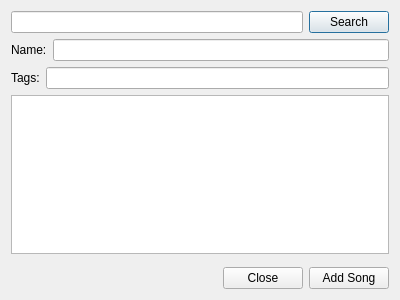
<?xml version="1.0" encoding="UTF-8"?>
<ui version="4.0">
 <class>AddSongWidget</class>
 <widget class="QDialog" name="AddSongWidget">
  <property name="geometry">
   <rect>
    <x>0</x>
    <y>0</y>
    <width>400</width>
    <height>300</height>
   </rect>
  </property>
  <property name="windowTitle">
   <string>Add Song</string>
  </property>
  <layout class="QVBoxLayout" name="verticalLayout">
   <item>
    <layout class="QHBoxLayout" name="horizontalLayout">
     <item>
      <widget class="QLineEdit" name="fileInput"/>
     </item>
     <item>
      <widget class="QPushButton" name="searchBtn">
       <property name="text">
        <string>Search</string>
       </property>
      </widget>
     </item>
    </layout>
   </item>
   <item>
    <layout class="QHBoxLayout" name="horizontalLayout_3">
     <property name="topMargin">
      <number>0</number>
     </property>
     <item>
      <widget class="QLabel" name="label">
       <property name="text">
        <string>Name:</string>
       </property>
      </widget>
     </item>
     <item>
      <widget class="QLineEdit" name="songName"/>
     </item>
    </layout>
   </item>
   <item>
    <layout class="QHBoxLayout" name="horizontalLayout_4">
     <property name="topMargin">
      <number>0</number>
     </property>
     <item>
      <widget class="QLabel" name="label_2">
       <property name="text">
        <string>Tags:</string>
       </property>
      </widget>
     </item>
     <item>
      <widget class="QLineEdit" name="tagInput"/>
     </item>
    </layout>
   </item>
   <item>
    <widget class="QTextEdit" name="tagBox"/>
   </item>
   <item>
    <spacer name="verticalSpacer">
     <property name="orientation">
      <enum>Qt::Vertical</enum>
     </property>
     <property name="sizeHint" stdset="0">
      <size>
       <width>20</width>
       <height>40</height>
      </size>
     </property>
    </spacer>
   </item>
   <item>
    <layout class="QHBoxLayout" name="horizontalLayout_2">
     <item>
      <spacer name="horizontalSpacer">
       <property name="orientation">
        <enum>Qt::Horizontal</enum>
       </property>
       <property name="sizeHint" stdset="0">
        <size>
         <width>40</width>
         <height>20</height>
        </size>
       </property>
      </spacer>
     </item>
     <item>
      <widget class="QPushButton" name="closeBtn">
       <property name="text">
        <string>Close</string>
       </property>
      </widget>
     </item>
     <item>
      <widget class="QPushButton" name="addBtn">
       <property name="text">
        <string>Add Song</string>
       </property>
      </widget>
     </item>
    </layout>
   </item>
  </layout>
 </widget>
 <resources/>
 <connections/>
</ui>
